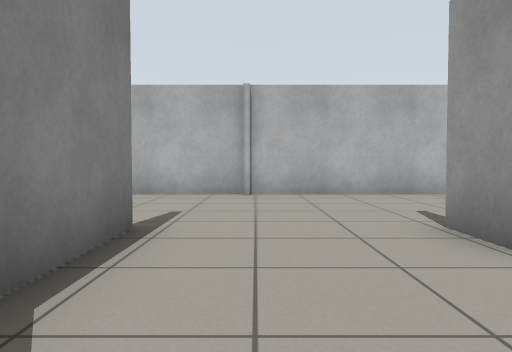
View 1 (above)

19 first-person views from a walk through a robot-simulator world made for Gazebo. The camera is 0.72 m above the floor, tilts 2° down and sees 70° across. The floor is counted in squares, 1 m on a side. Each view is taken from the middle of a square. On the plan, view 1 faces up. The plan holds only what a view shows up to about 11 squares ahead; the rest is blank. Robots are left out.

View 2
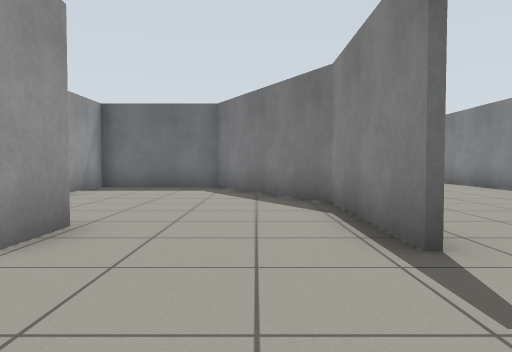

View 3
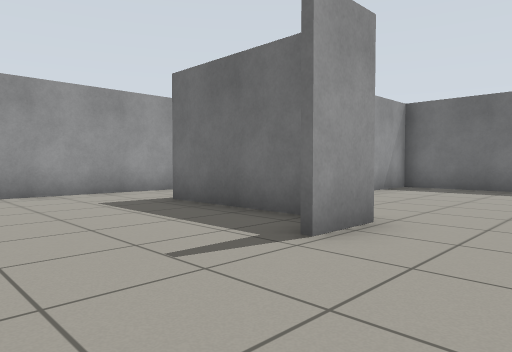

View 4
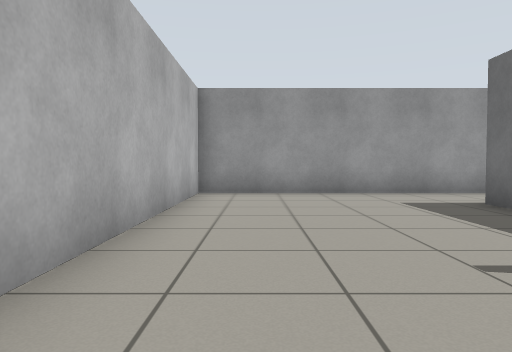

View 5
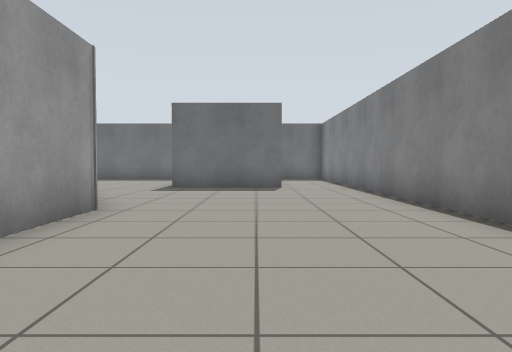

View 6
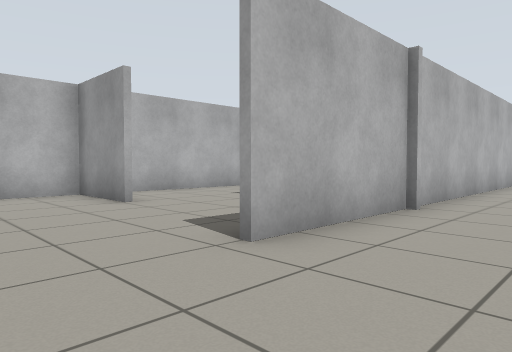

View 7
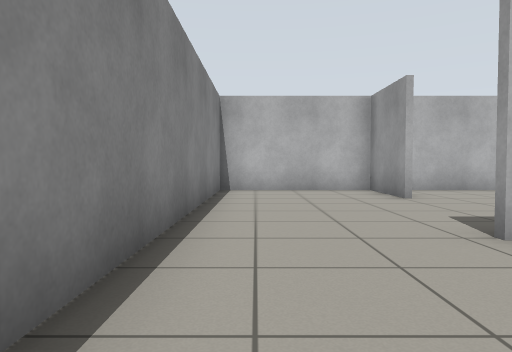

View 8
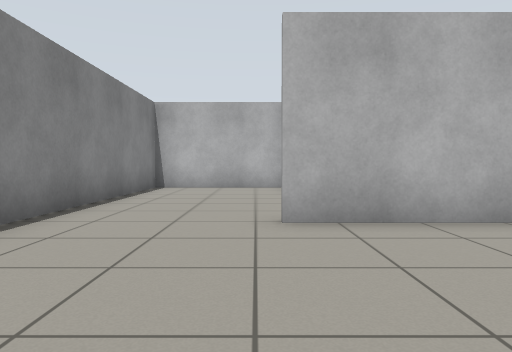

View 9
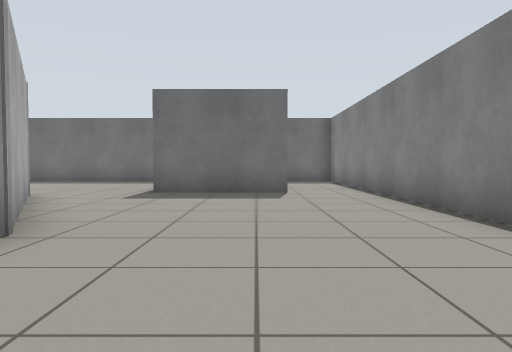

View 10
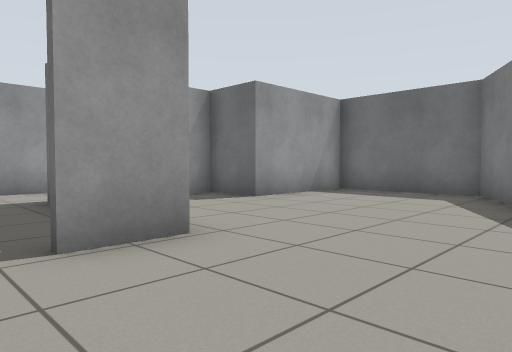

View 11
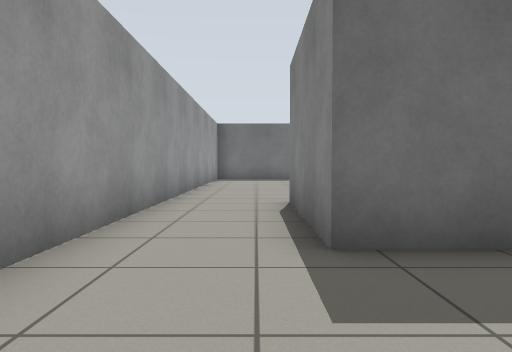

View 12
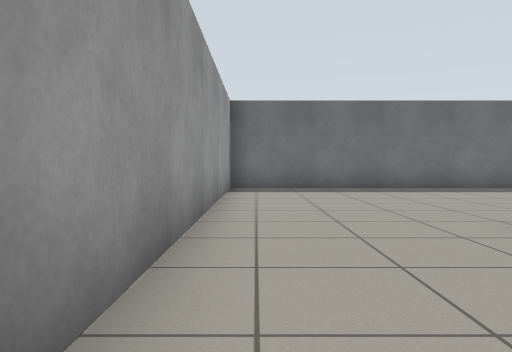

View 13
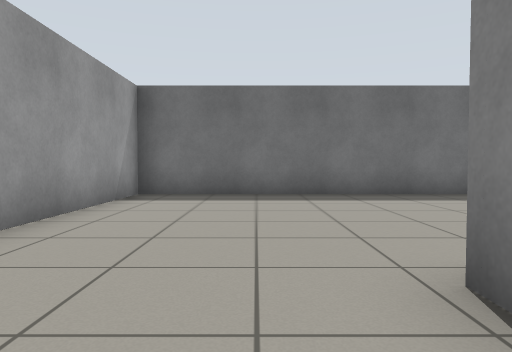

View 14
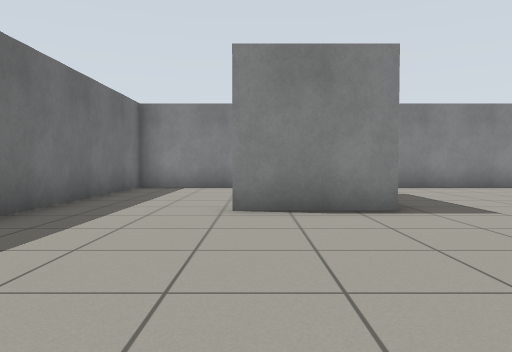

View 15
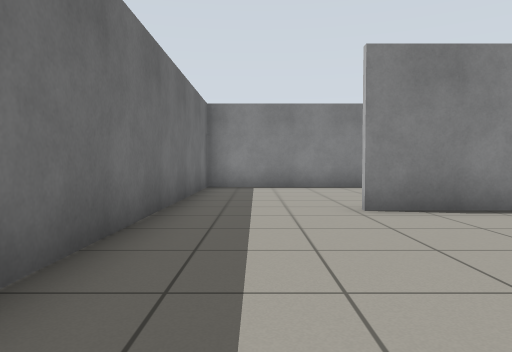

View 16
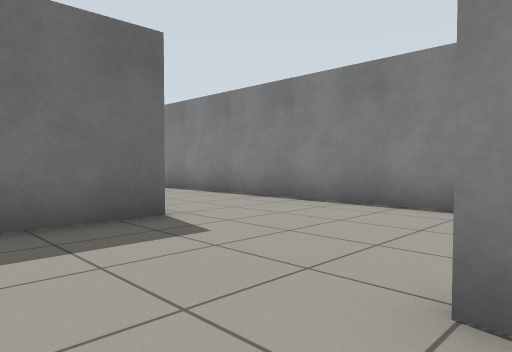

View 17
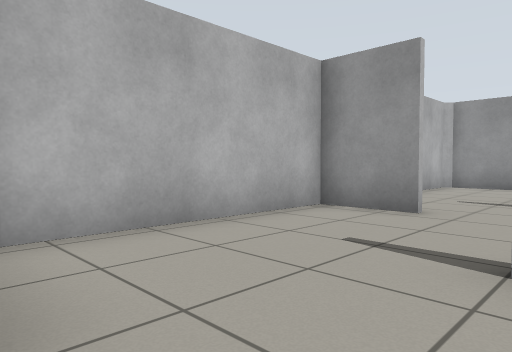

View 18
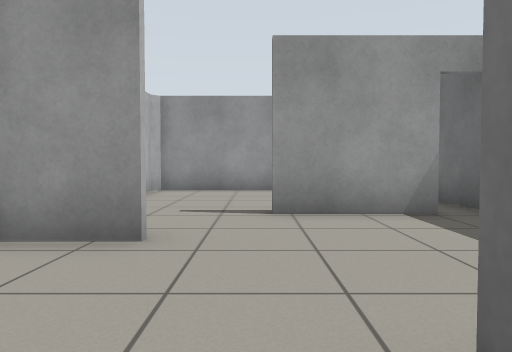

View 19
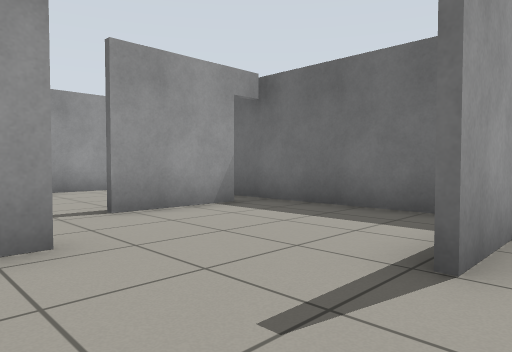

### Floor plan
Points are (right, up) in squares from view 1. A wall is a line through its corners. A room is listed if a view was taken in it or the views show most of it. See-through windows are left out.
Room 1 (view 1)
walls: (2.1, 2.8) (2.1, 4.1); (-1.4, 4.1) (-1.4, 0.4) (1.1, -4) (4.6, -4) (4.6, -0.6) (6.2, -0.6) (6.2, 0.1)
ways out: opening at (0.5, 3.5) to room 2
Room 2 (views 2, 3, 4, 5, 6, 7, 8, 9, 10, 11, 12, 17)
walls: (-0.3, 8.1) (-0.3, 11.5); (-3.7, 8.5) (-1.7, 8.5); (3.1, 3) (6.4, 3) (6.4, -0.7); (-7, 1.9) (-7, -4.5); (-3, 12.4) (-3, 14.7) (-7, 14.7) (-7, 3.4); (0.3, -2.8) (-1.5, 0.3) (-1.5, 2.5); (-4.9, -4.9) (-1.4, -4.9); (8.7, -2.5) (8.7, 8.4) (-3.7, 8.4)
ways out: opening at (0.5, 3.5) to room 1; opening at (-5.5, -5) to room 3; opening at (-1, -4) to room 3; opening at (7.5, -2.5) to room 3; opening at (-2, 12) to room 4; open door at (4, 9)
Room 3 (views 13, 14, 15)
walls: (1, -4.1) (0.3, -2.8); (-1.4, -4.9) (-1.4, -7.4); (4.8, -3.6) (4.8, -4.1); (-7, -4.5) (-7, -10.5) (8.7, -10.5) (8.7, -2.5)
ways out: opening at (-5.5, -5) to room 2; opening at (-1, -4) to room 2; opening at (7.5, -2.5) to room 2
Room 4 (views 16, 18, 19)
walls: (2.3, 13) (2.3, 14.7) (-2.4, 14.7); (4.2, 9.4) (4.2, 11.9); (0.8, 8.5) (6, 8.5); (8.7, 9.9) (8.7, 14.5) (8.5, 14.7) (7, 14.7)
ways out: opening at (-2, 12) to room 2

Positions as (right, up) in squares from view 1, and headings:
1: (0, 0), facing up
2: (0, 7), facing down
3: (0, 7), facing down-right
4: (0, 7), facing right
5: (-4, 6), facing down
6: (-6, 6), facing up-right
7: (-6, 5), facing up
8: (-4, 4), facing up
9: (-4, 4), facing down
10: (-1, 5), facing down-right
11: (7, 6), facing down
12: (8, 0), facing down
13: (6, -2), facing down
14: (4, -7), facing left
15: (4, -9), facing left
16: (-1, 13), facing down-left
17: (-3, 11), facing up-right
18: (-1, 12), facing right
19: (-1, 14), facing down-right
